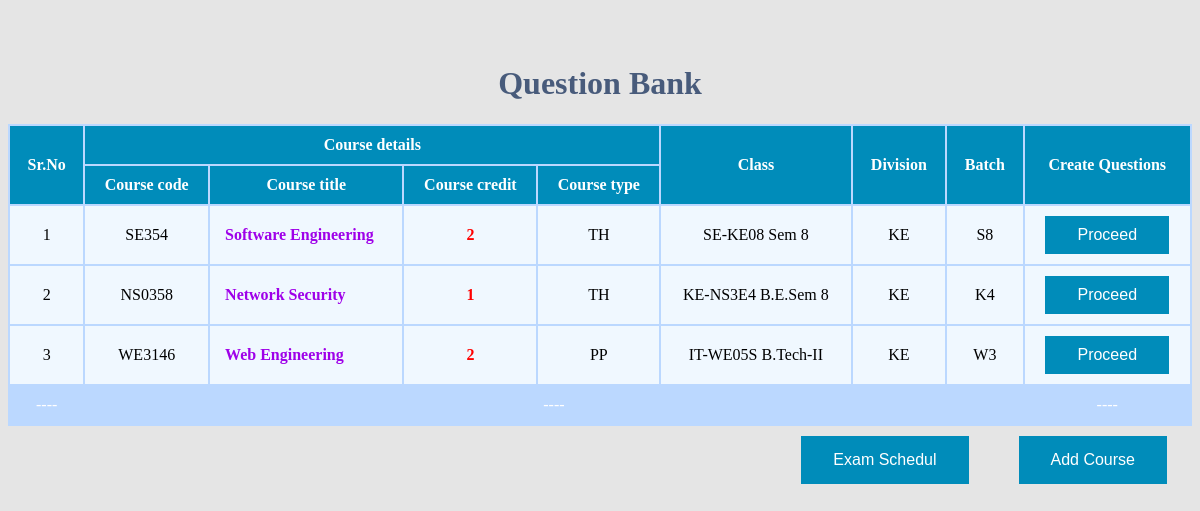
The page / on the database its author committed.
### tables this page shows
CREATE TABLE `course_details` (
  `id` int(11) NOT NULL,
  `course_code` varchar(7) NOT NULL,
  `course_title` varchar(50) NOT NULL,
  `course_credit` int(5) NOT NULL,
  `course_type` varchar(9) NOT NULL,
  `department` varchar(100) NOT NULL DEFAULT 'NULL',
  `institution_name` varchar(100) NOT NULL DEFAULT 'NULL',
  `class` varchar(30) NOT NULL,
  `semester` varchar(9) DEFAULT NULL,
  `division` varchar(10) NOT NULL,
  `batch` varchar(10) NOT NULL,
  `academic_year` varchar(9) DEFAULT NULL,
  `image` blob DEFAULT NULL
);

### index.php (the view, shortened to what this page needs)
<?php
require "db/condb.php";
$select_query = "SELECT id, course_code, course_title, course_credit, course_type, class, semester, division, batch FROM course_details";
$select_query_result = mysqli_query($con, $select_query) or die(mysqli_error($con));
?>
<!DOCTYPE html>
<html lang="en">
<head>
    <link rel="stylesheet" href="table.css">
    <link rel="stylesheet" href="css/style.css">
</head>
<body style="background-color: #E5E5E5;">
<br>
<br>
    <h1 style="text-align: center; color: #485B7B;">Question Bank</h1>
    <table class="coursetable">
        <thead>
            <tr>
                <th rowspan="2">Sr.No</th>
                <th colspan="4">Course details</th>
                <th rowspan="2">Class</th>
                <th rowspan="2">Division</th>
                <th rowspan="2">Batch</th>
                <th rowspan="2">Create Questions</th>
                <tr>
                    <th>Course code</th>
                    <th>Course title</th>
                    <th>Course credit</th>
                    <th>Course type</th>
                </tr>
            </tr>
        </thead>
        <tbody>
            <?php while ($row = mysqli_fetch_array($select_query_result)) { ?>
            <tr>
                <td><?php echo $row['id']; ?></td>
                <td class="uppercase"><?php echo $row['course_code']; ?></td>
                <td id="title"><?php echo $row['course_title']; ?></td>
                <td style="color: red; font-weight: bold;"><?php echo $row['course_credit']; ?></td>
                <td class="uppercase"><?php echo $row['course_type']; ?></td>
                <td><?php echo $row['class']; ?> <?php echo $row['semester']; ?></td>
                <td class="uppercase"><?php echo $row['division']; ?></td>
                <td class="uppercase"><?php echo $row['batch']; ?></td>
                <td style="font-weight: bold;">
                    <form action="db/indb.php" method="post">
                        <button type="submit" name="proceed_btn" class="button"> Proceed</button>
                    </form>
                </td>
            </tr>
            <?php } ?>
        </tbody>
        <tfoot>
            <tr>
                <td style="text-align: center;">----</td>
                <td colspan="7" style="text-align: center;">----</td>
                <td style="text-align: center;">----</td>
            </tr>
        </tfoot>
    </table>
    <button class="btn" onclick="window.location.href='addcourse.html'">Add Course</button>
    <button class="btn" onclick="window.location.href='faculty/e_schedul.php'">Exam Schedul</button>
</body>
</html>

### table.css (style rules this page uses)
.coursetable { margin: auto; min-width: 400px; width: 100%; background-color: #BBD8FF; }
thead { background-color: #008CBA; color: #ffff; }
tfoot { background-color: #bbd8ff; color: #ffff; }
tfoot td { color: #ffff; }
tbody { background-color: aliceblue; color: #ffff; }
td { color: black; text-align: center; }
#title { text-align: left; color: rgb(159, 0, 233); font-weight: bold; }
.coursetable th, .coursetable td { padding: 10px 15px; }

### css/style.css (style rules this page uses)
.button { background-color: #008CBA; border: none; color: white; padding: 10px 32px; text-align: center; font-size: 16px; cursor: pointer; }
.btn { background-color: #008CBA; border: none; color: white; padding: 15px 32px; text-align: center; font-size: 16px; margin: 10px 25px; float: right; cursor: pointer; }
body { height: auto; }

### rows shown on the page
course_details: id "1", course_code "SE354", course_title "Software Engineering", course_credit "2", course_type "TH", class "SE-KE08", semester "Sem 8", division "KE", batch "S8"
course_details: id "2", course_code "NS0358", course_title "Network Security", course_credit "1", course_type "TH", class "KE-NS3E4", semester "B.E.Sem 8", division "KE", batch "K4"
course_details: id "3", course_code "WE3146", course_title "Web Engineering", course_credit "2", course_type "PP", class "IT-WE05S", semester "B.Tech-II", division "KE", batch "W3"
